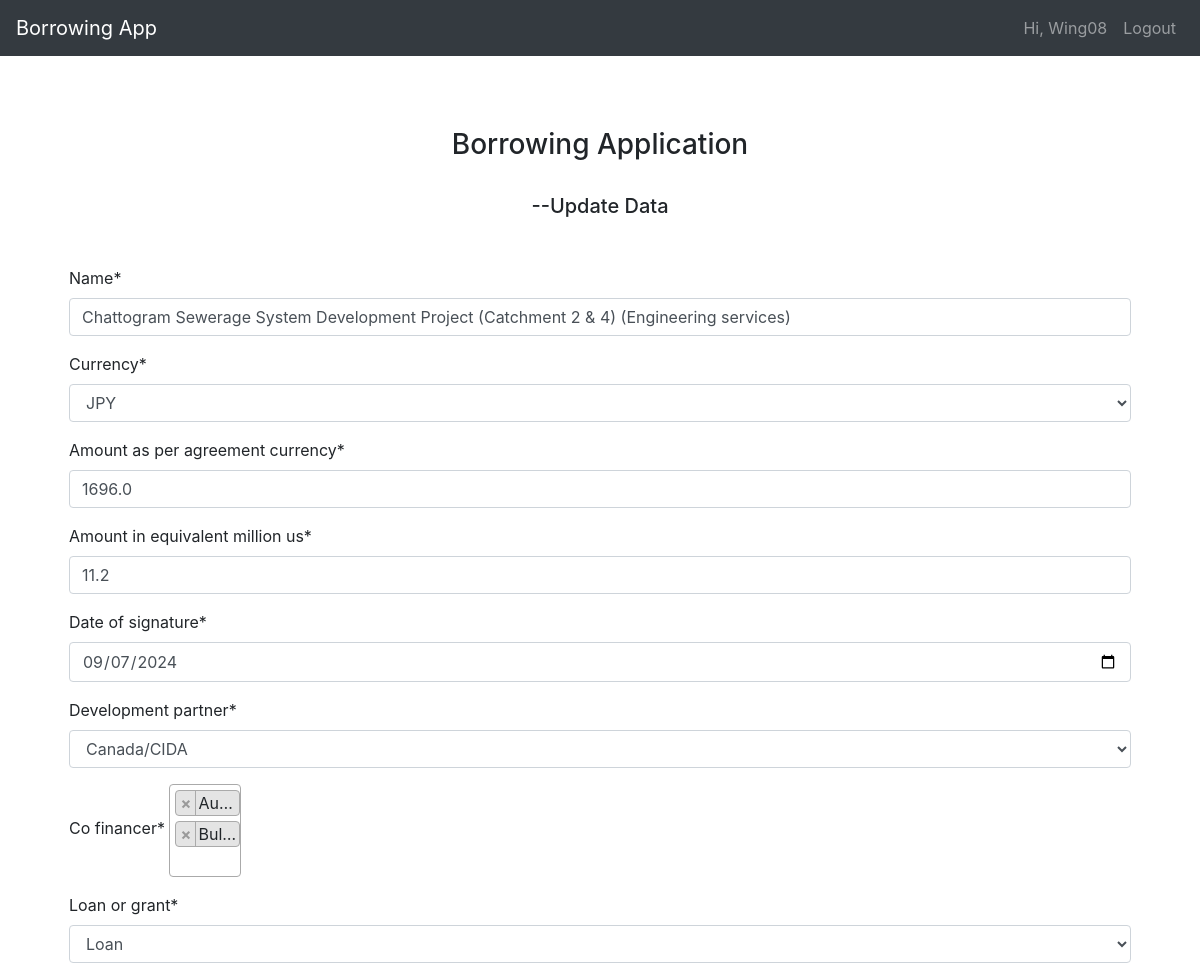
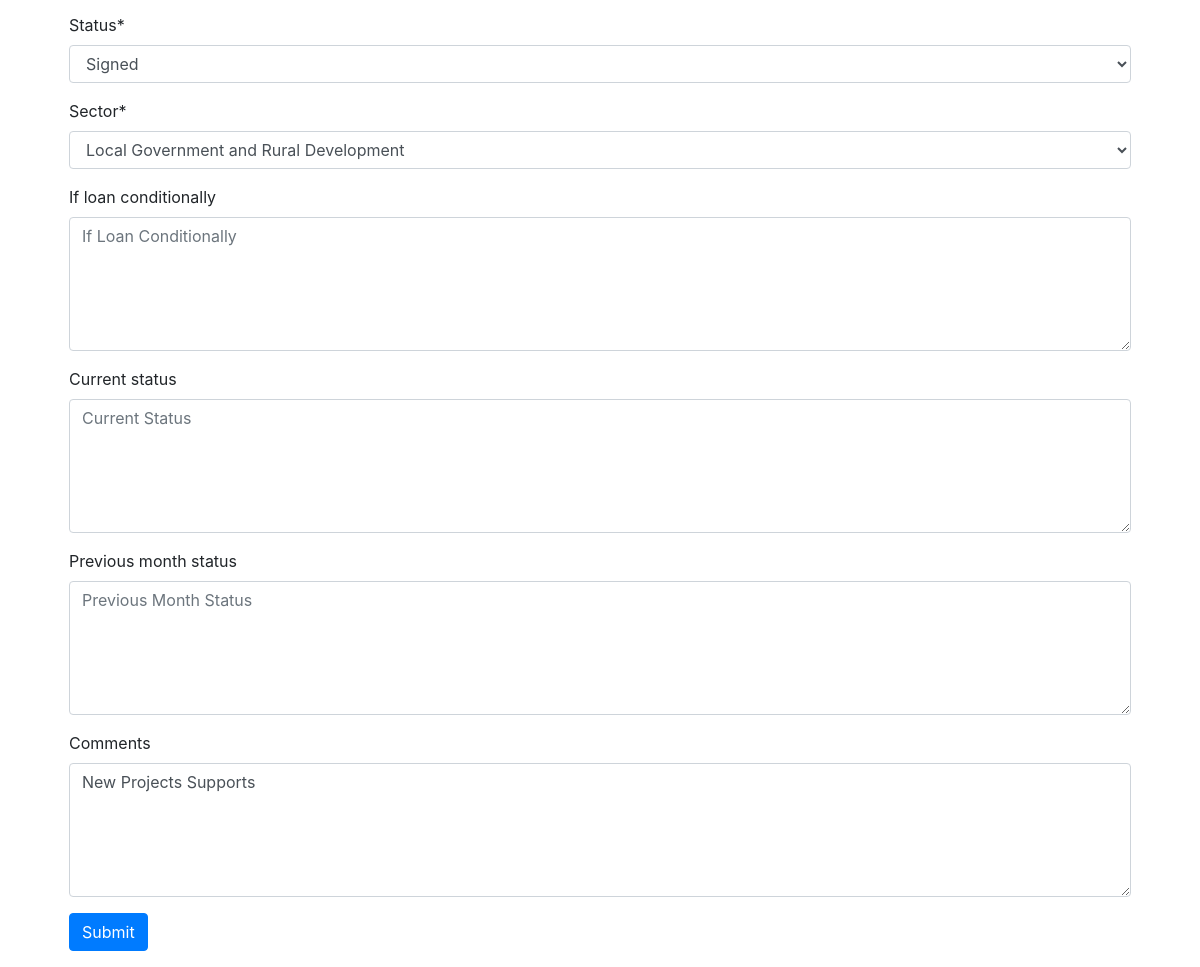
Screenshot of /update-wing/1/ (signed in) with the database file from the repository (2 pictures, top to bottom).
### Wing/models.py (models this page shows, shortened)
class Wing_One(models.Model):
    wing                             = models.ForeignKey(User, null=True, on_delete=models.CASCADE)
    name                             = models.CharField(max_length=3000, null=True)
    currency                         = models.CharField(max_length=100, choices=CURRENCY, default='USD')
    amount_as_per_agreement_currency = models.FloatField()
    amount_in_equivalent_million_us  = models.FloatField()
    date_of_signature                = models.DateTimeField()
    development_partner              = models.CharField(max_length=100, choices=DEV_PARTNER)
    co_financer                      = models.ManyToManyField(CO_FINANCER)
    loan_or_grant                    = models.CharField(max_length=200, choices=LOAN_GRANT, default='Loan')
    status                           = models.CharField(max_length=100, choices=PROPABILITY)
    sector                           = models.CharField(max_length=500, choices=SECTOR, default='General Public Services')
    if_loan_conditionally            = models.TextField(null=True, blank=True)
    current_status                   = models.TextField(null=True, blank=True)
    previous_month_status            = models.TextField(null=True, blank=True)
    comments                         = models.TextField(null=True, blank=True)
    updated                          = models.DateTimeField(auto_now=True)

class CO_FINANCER(models.Model):
    name = models.CharField(max_length=100, choices=DEV_PARTNER)
    def __str__(self):
        return self.name

### Wing/decorators.py (the view)
        def wrapper_func(request, *args, **kwargs):
            group = None
            if request.user.groups.exists():
                group = request.user.groups.all()[0].name
            if group in allowed_roles:
                return view_func(request, *args, **kwargs)
            else:
                return redirect('dashboard')

### Wing/views.py (called while the page is built)
@allowerd_users(allowed_roles='wings')
def update_wing(request, pk):
    wing = Wing_One.objects.get(id=pk)
    form = Wing_One_Form(instance=wing)
    if request.method == "POST":
        form = Wing_One_Form(request.POST, instance=wing)
        if form.is_valid():
            form.instance.wing = request.user
            form.save()
            return redirect('home')
    context = {
        'form':form
    }
    return render(request, 'wing_create.html', context)

### templates/wing_create.html (shortened to what this page needs)
{% extends 'base.html' %}
{% load crispy_forms_tags %}
{% block content %}
<div class="container mt-5">
  <br>
  <h3 class="text-center">Borrowing Application</h3>
  <br>
  <h5 class="text-center">--Update Data</h5>
  <br>
    <form class="px-4 py-3" method="post">
            <div class="form-group">
        {{ form|crispy }}
        </div>
        <button type="submit" class="btn btn-primary">Submit</button>
    </form>
</div>
{% endblock %}

### templates/navbar.html (shortened to what this page needs)
<nav class="navbar navbar-expand-lg navbar-dark bg-dark">
    <a class="navbar-brand" href="{% url 'home' %}">Borrowing App</a>
    <div class="collapse navbar-collapse" id="navbarSupportedContent">
      <ul class="navbar-nav ml-auto">
        {% if request.user.is_authenticated %}
          <a class="nav-link" href="">Hi, {{ request.user.username }}</a>
          <a class="nav-link" href="{% url 'logout' %}">Logout</a>
        {% else %}
        <li class="nav-item"></li>
          <a class="nav-link" href="{% url 'login' %}">Login</a>
        </li>
        {% endif %}
      </ul>
    </div>
  </nav>

### rows the page displays
Wing_One: name "Chattogram Sewerage System Development Project (Catchment 2 & 4) (Engineering services)", currency "JPY", amount_as_per_agreement_currency "1696.0", amount_in_equivalent_million_us "11.2", date_of_signature "09/07/2024", development_partner "Canada/CIDA", loan_or_grant "Loan", status "Signed", sector "Local Government and Rural Development", comments "New Projects Supports"

### other values shown
{{ request.user.username }} "Wing08"
